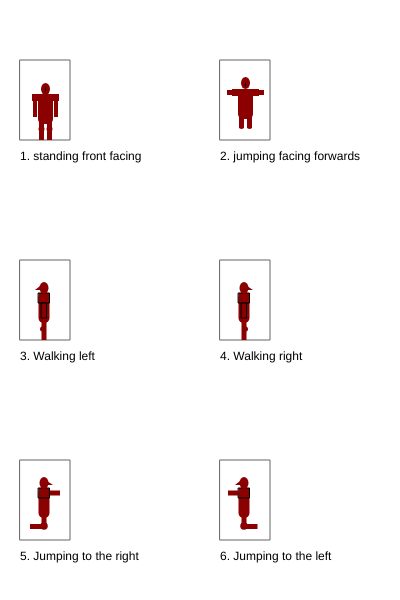
Frame 1 (no input)
Frame 60 (no input): identical to frame 1, image omitted
Frame 120 (the mouse pressed at the canvas centre since frame 60): identical to frame 1, image omitted

The p5.js sketch that drew this single still picture (run headless with seeded random() and noise() and a simulated clock; from frame 60 on, the mouse is pressed at the canvas centre):

// p5.js sketch
// ── sketch.js
/*

The Game Project

2 - Game character

Use p5 drawing functions such as rect, ellipse, line, triangle and
point to draw the different states of your game character.

Write the code so that your character appears inside the box for each
state.

IMPORTANT: For each box the variables gameChar_x & gameChar_y are set to the bottom
center of the box. You must combine these variables with arithmetic to
determine the position of each shape that you draw. This will later allow
you to adjust the position of your game character.

Each state is worth two marks:

//standing front facing = 2
//jumping facing forwards = 2
//walking left = 2
//walking right = 2
//jumping left and jumping right = 2

0 marks = not a reasonable attempt
1 mark = attempted but it lacks detail and you didn't use gameChar_x and gameChar_y correctly
2 marks = you've used a selction of shape functions and made consistent use of gameChar_x and gameChar_y

WARNING: Do not get too carried away. If you're character takes more than 5 lines
of code to draw then you've probably over done it.

** Only submit your sketch.js **

*/

var gameChar_x = 0;
var gameChar_y = 0;

function setup()
{
	createCanvas(400, 600);
}

function draw()
{
	background(255);

	//Standing, facing frontwards

	stroke(100);
	noFill();
	rect(20, 60, 50, 80);
	noStroke();
	fill(0);
	text("1. standing front facing", 20, 160);

	gameChar_x = 45;
	gameChar_y = 137;
	//Add your code here ...
    
    fill( 139, 0 ,0);                                        // Colour
    rect( gameChar_x - 7, gameChar_y - 43, 15, 30, 5);       // Torso
    rect( gameChar_x - 13, gameChar_y - 43, 10, 7);          // Left Shouder
    rect( gameChar_x + 4, gameChar_y - 43, 10, 7);           // Right Shoulder
    rect( gameChar_x - 12, gameChar_y - 38, 4, 18);          // Left Arm
    rect( gameChar_x + 9 , gameChar_y - 38, 4, 18);          // Right Arm
    rect( gameChar_x - 6, gameChar_y - 15, 5 , 18);          // Left Leg
    rect( gameChar_x + 2, gameChar_y - 15, 5 , 18);          // Right Leg
    ellipse ( gameChar_x + 0.5, gameChar_y - 48 , 9, 12);    // Head
    ellipse( gameChar_x - 3.5, gameChar_y - 8, 6, 6);     // Left Knee
    ellipse( gameChar_x + 4.5, gameChar_y - 8, 6, 6);     // Right Knee
    stroke(0);
    line( gameChar_x + 0.5, gameChar_y - 46, gameChar_x + 0.5, gameChar_y - 49); //Nose
    

	//Jumping facing forwards
	stroke(100);
	noFill();
	rect(220, 60, 50, 80);
	noStroke();
	fill(0);
	text("2. jumping facing forwards", 220, 160);

	gameChar_x = 245;
	gameChar_y = 137;
	//Add your code here ...
    
    fill( 139, 0 ,0);
    rect( gameChar_x - 7, gameChar_y - 48, 15, 30, 5);       
    rect( gameChar_x - 13, gameChar_y - 48, 10, 7);          
    rect( gameChar_x + 4, gameChar_y - 48, 10, 7);          
    rect( gameChar_x - 18, gameChar_y - 47, 5, 5);
    rect( gameChar_x + 14, gameChar_y - 47, 5, 5);
    rect( gameChar_x - 6, gameChar_y - 20, 5 , 11);
    rect( gameChar_x + 2, gameChar_y - 20, 5 , 11);
    ellipse ( gameChar_x + 0.5, gameChar_y - 54 , 9, 12);
    ellipse( gameChar_x - 3.5, gameChar_y - 10.5, 5, 5);
    ellipse( gameChar_x + 4.5, gameChar_y - 10.5, 5, 5);
    stroke(0);
    line( gameChar_x + 0.5, gameChar_y - 51, gameChar_x + 0.5, gameChar_y - 54);
    
    

	//Walking, turned left
	stroke(100);
	noFill();
	rect(20, 260, 50, 80);
	noStroke();
	fill(0);
	text("3. Walking left", 20, 360);

	gameChar_x = 45;
	gameChar_y = 337;
	//Add your code here ...
    
    fill( 139, 0, 0);
    rect( gameChar_x - 6.5, gameChar_y - 44, 11, 30, 5);
    stroke(0);
    rect( gameChar_x - 6.5, gameChar_y - 44, 11, 10);
    rect( gameChar_x - 3.5, gameChar_y - 34, 5, 15);
    noStroke();
    rect( gameChar_x - 3.5, gameChar_y - 15, 5, 18);
    ellipse( gameChar_x - 1, gameChar_y - 49, 9, 12);
    triangle( gameChar_x - 5, gameChar_y - 47, gameChar_x - 5 , gameChar_y - 51, gameChar_x - 10, gameChar_y - 47);
    ellipse( gameChar_x - 2.5, gameChar_y - 8, 5, 5);
    
    65
    
	//Walking, turned right
	stroke(100);
	noFill();
	rect(220, 260, 50, 80);
	noStroke();
	fill(0);
	text("4. Walking right", 220, 360);

	gameChar_x = 245;
	gameChar_y = 337;
	//Add your code here ...
    
    fill( 139, 0, 0);
    rect( gameChar_x - 6.5, gameChar_y - 44, 11, 30, 5);
    stroke(0);
    rect( gameChar_x - 6.5, gameChar_y - 44, 11, 10);
    rect( gameChar_x - 3.5, gameChar_y - 34, 5, 15);
    noStroke();
    rect( gameChar_x - 3.5, gameChar_y - 15, 5, 18);
    ellipse( gameChar_x - 1, gameChar_y - 49, 9, 12);
    triangle( gameChar_x + 2, gameChar_y - 47, gameChar_x + 2 , gameChar_y - 51, gameChar_x + 8, gameChar_y - 47);
    ellipse( gameChar_x + 0.5, gameChar_y - 8, 5, 5);

	//Jumping right
	stroke(100);
	noFill();
	rect(20, 460, 50, 80);
	noStroke();
	fill(0);
	text("5. Jumping to the right", 20, 560);

	gameChar_x = 45;
	gameChar_y = 537;
	//Add your code here ...
    
    fill( 139, 0, 0);
    rect( gameChar_x - 6.5, gameChar_y - 49, 11, 30, 5);  
    stroke(0);
    rect( gameChar_x - 6.5, gameChar_y - 49, 11, 10);
    noStroke();
    rect( gameChar_x + 5, gameChar_y - 46.5, 10, 5);
    rect( gameChar_x - 3.5, gameChar_y - 20 , 5, 7); 
    ellipse( gameChar_x - 1, gameChar_y - 54, 9, 12);
    triangle( gameChar_x + 2, gameChar_y - 52, gameChar_x + 2 , gameChar_y - 56, gameChar_x + 8, gameChar_y - 52);
    ellipse( gameChar_x - 1, gameChar_y - 11, 7.5, 7.5);
    rect( gameChar_x - 15, gameChar_y - 13, 16, 5);

	//Jumping to the left
	stroke(100);
	noFill();
	rect(220, 460, 50, 80);
	noStroke();
	fill(0);
	text("6. Jumping to the left", 220, 560);

	gameChar_x = 245;
	gameChar_y = 537;
	//Add your code here ...
    
    fill( 139, 0, 0);
    rect( gameChar_x - 6.5, gameChar_y - 49, 11, 30, 5);
    stroke(0);
    rect( gameChar_x - 6.5, gameChar_y - 49, 11, 10);
    noStroke();
    rect( gameChar_x - 17, gameChar_y - 46.5, 10, 5);
    rect( gameChar_x - 3.5, gameChar_y - 20 , 5, 7);
    ellipse( gameChar_x - 1, gameChar_y - 54, 9, 12);
    triangle( gameChar_x - 5, gameChar_y - 52, gameChar_x - 5 , gameChar_y - 56, gameChar_x - 10, gameChar_y - 52);
    ellipse( gameChar_x - 1, gameChar_y - 11, 7.5, 7.5);
    rect( gameChar_x - 3.5, gameChar_y - 13, 16, 5);
}
